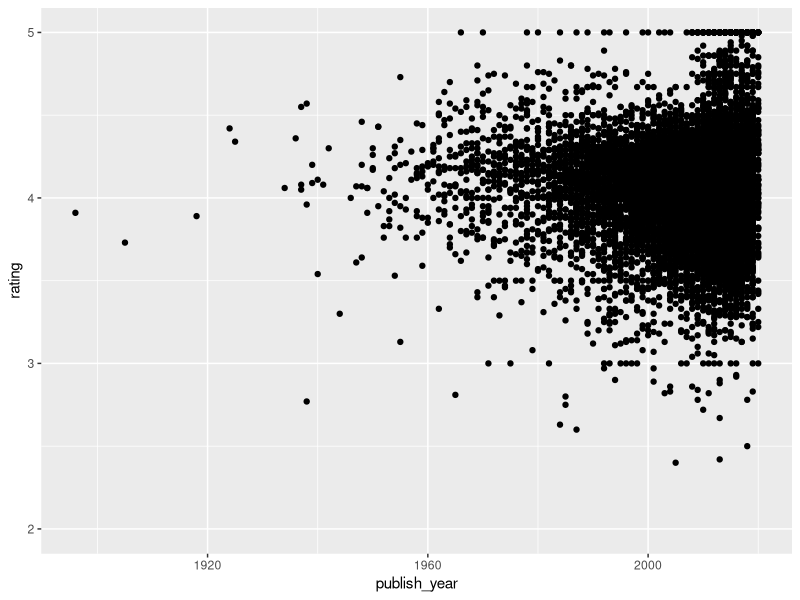

The R script that drew this image:
## ---- chunk 1
#| include: false
#| warning: false
#| message: false

library(tidyverse)
library(palmerpenguins)
library(kableExtra)

data <- read.csv(here::here("data/02-analysis_data/analysis_data.csv"))
print(data)
## ---- chunk 2
#| label: cleaned_dataset-preview
#| fig-cap: "Preview of the Cleaned Dataset"
#| echo: false

# TABLE 1: CLEANED DATASET
data %>% head(5)
## ---- chunk 3
#| label: summary_statistic_cleaned_dataset
#| fig-cap: "Summary Statistic of the Cleaned Dataset"
#| echo: false

data %>% 
  select(-c(title, author)) %>% 
  summary(rated-high) %>% 
  kable(booktabs = TRUE, linesep = "") %>% 
  kable_styling(position = "left", bootstrap_options = "condensed", full_width = FALSE)


## ---- chunk 4
#| label: summary_statistic_cleaned_dataset
#| fig-cap: "Summary Statistic of the Cleaned Dataset"
#| echo: false

ggplot(data, aes(x = publish_year, y = rating)) +
  geom_point()
